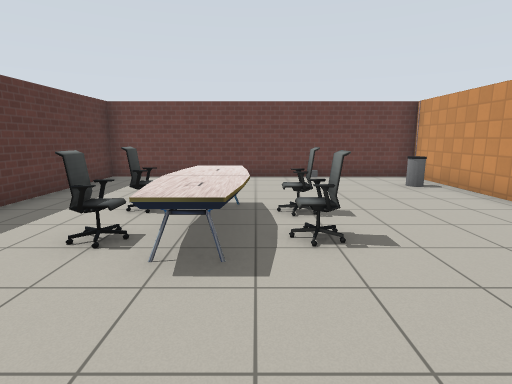
view 1 (above)

16 first-person views from a walk through a robot-simulator world made for Gazebo. The camera is 1.3 m above the floor, tilts 10° down and sees 80° across. The floor is counted in squares, 1 m on a side. Each view is taken from the middle of a square. On the plan, view 1 faces up. The plan holds only what a view shows up to about 14 squares ahead; the rest is blank. Simple patterns stand in for the simulator's built-in surfaces. Some stock models are drawn as simple stand-ins. Some surface patterns are stand-ins.

view 2
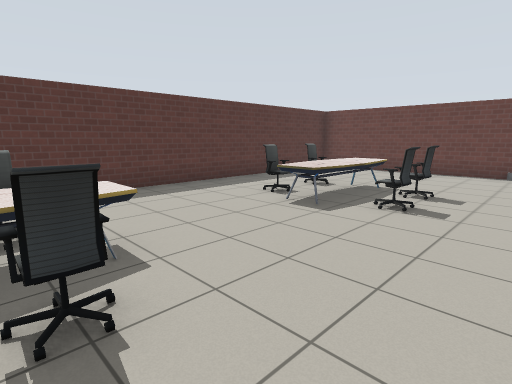

view 3
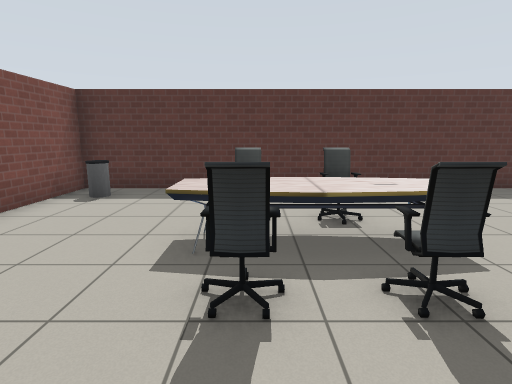

view 4
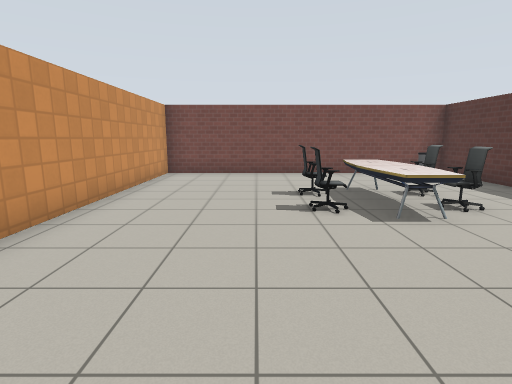

view 5
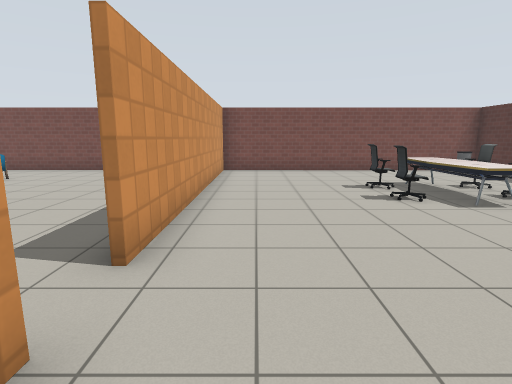

view 6
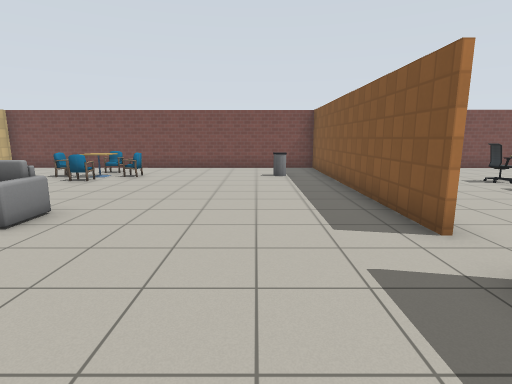

view 7
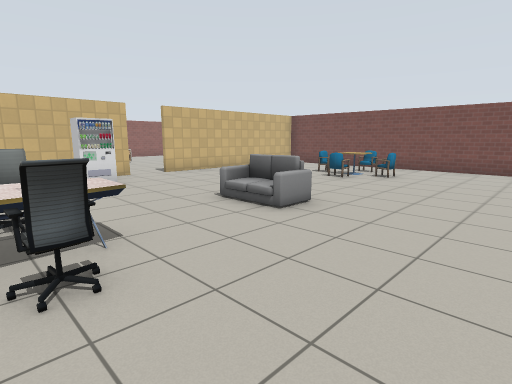

view 8
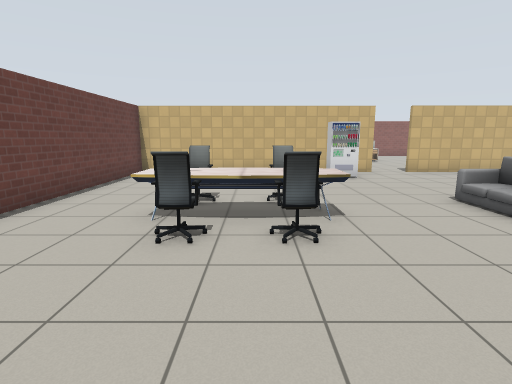

view 9
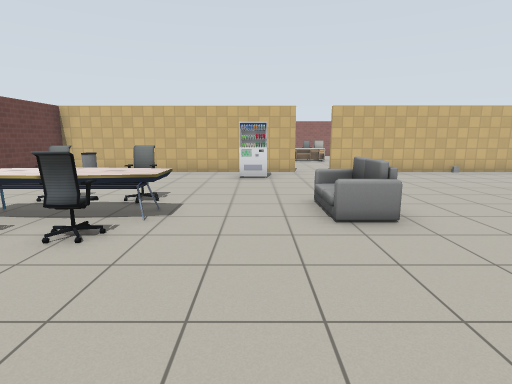

view 10
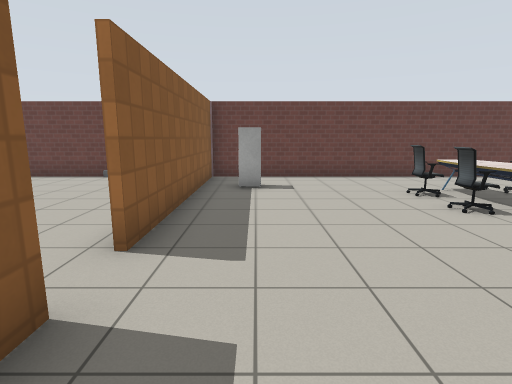

view 11
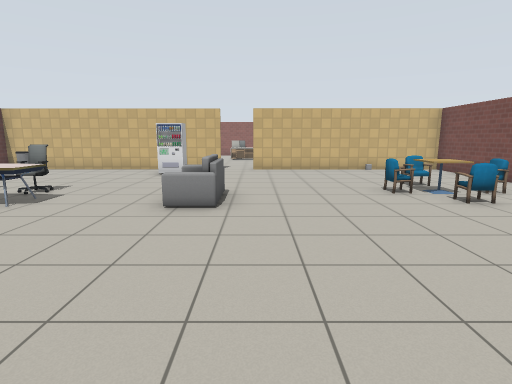

view 12
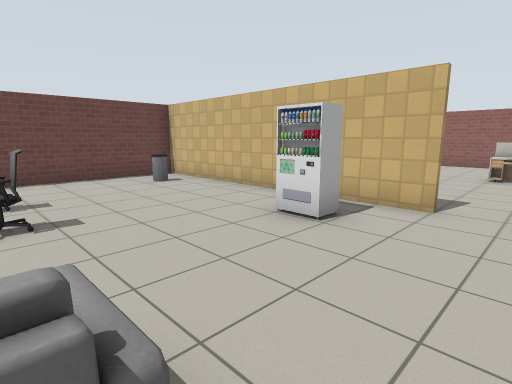

view 13
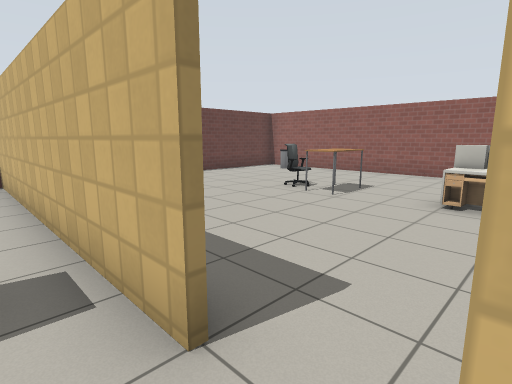

view 14
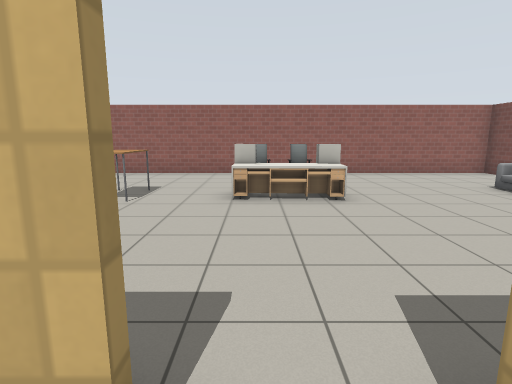

view 15
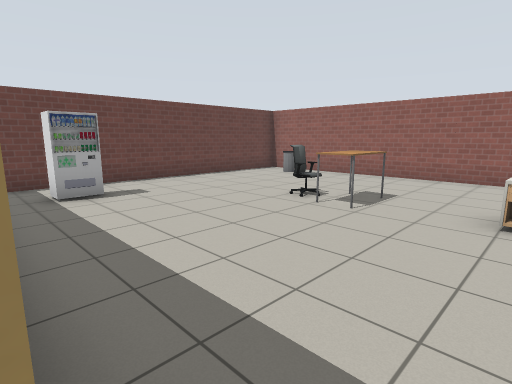

view 16
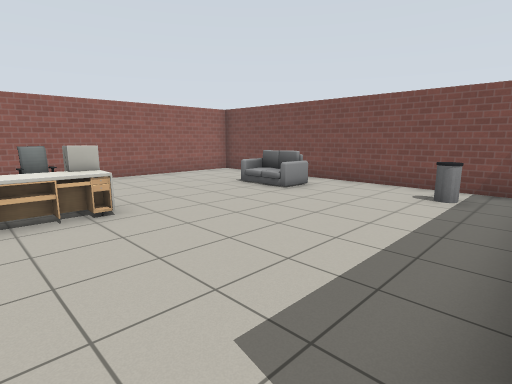

### Floor plan
Ten units are one square. View 1 is at (0, 0); x grows to the right and y downward. Boxes are objects, and circles mark ways between rooms. Rooms are numbered by the first view taken in them; rooms with no view inside come last. Other rooms are left out.
<svg viewBox="-54 -110 354 191">
<path fill="none" stroke="#000" d="M53 -63 53 -105M50 -104 -49 -104 -49 75 50 75M53 76 53 -21M55 -21 55 76M189 -14 189 -104 50 -104M189 46 189 -1M55 -104 55 -34M50 75 189 76 189 56M189 56 189 46M196 76 295 76 295 -104 199 -104"/>
<rect x="-45" y="65" width="10" height="10" fill="#bbb"><title>bin</title></rect>
<rect x="-25" y="25" width="10" height="10" fill="#bbb"><title>office chair</title></rect>
<rect x="-25" y="15" width="10" height="10" fill="#bbb"><title>office chair</title></rect>
<rect x="-25" y="-45" width="10" height="10" fill="#bbb"><title>office chair</title></rect>
<rect x="-25" y="-65" width="10" height="10" fill="#bbb"><title>office chair</title></rect>
<rect x="-15" y="5" width="20" height="40" fill="#bbb"><title>table</title></rect>
<rect x="-15" y="-65" width="20" height="40" fill="#bbb"><title>table</title></rect>
<rect x="-5" y="25" width="20" height="10" fill="#bbb"><title>office chair</title></rect>
<rect x="-5" y="15" width="20" height="10" fill="#bbb"><title>office chair</title></rect>
<rect x="5" y="-45" width="10" height="10" fill="#bbb"><title>office chair</title></rect>
<rect x="5" y="-55" width="10" height="10" fill="#bbb"><title>office chair</title></rect>
<rect x="15" y="-105" width="10" height="10" fill="#bbb"><title>other object</title></rect>
<rect x="35" y="-85" width="10" height="10" fill="#bbb"><title>bin</title></rect>
<rect x="65" y="45" width="10" height="10" fill="#bbb"><title>bin</title></rect>
<rect x="65" y="-85" width="10" height="10" fill="#bbb"><title>fridge</title></rect>
<rect x="105" y="-65" width="10" height="20" fill="#bbb"><title>office chair</title></rect>
<rect x="105" y="-75" width="10" height="10" fill="#bbb"><title>office chair</title></rect>
<rect x="115" y="45" width="10" height="10" fill="#bbb"><title>chair</title></rect>
<rect x="115" y="-25" width="20" height="20" fill="#bbb"><title>sofa</title></rect>
<rect x="115" y="-85" width="10" height="40" fill="#bbb"><title>table</title></rect>
<rect x="125" y="55" width="10" height="10" fill="#bbb"><title>chair</title></rect>
<rect x="125" y="45" width="10" height="10" fill="#bbb"><title>cafe table</title></rect>
<rect x="125" y="25" width="20" height="20" fill="#bbb"><title>chair</title></rect>
<rect x="125" y="-65" width="10" height="20" fill="#bbb"><title>office chair</title></rect>
<rect x="125" y="-75" width="10" height="10" fill="#bbb"><title>office chair</title></rect>
<rect x="135" y="35" width="20" height="20" fill="#bbb"><title>chair</title></rect>
<rect x="165" y="-35" width="10" height="10" fill="#bbb"><title>vending machine</title></rect>
<rect x="175" y="-95" width="10" height="10" fill="#bbb"><title>bin</title></rect>
<rect x="185" y="45" width="10" height="10" fill="#bbb"><title>other object</title></rect>
<rect x="205" y="55" width="10" height="10" fill="#bbb"><title>bin</title></rect>
<rect x="205" y="-95" width="10" height="20" fill="#bbb"><title>vending machine</title></rect>
<rect x="235" y="45" width="30" height="20" fill="#bbb"><title>sofa</title></rect>
<rect x="235" y="-45" width="20" height="10" fill="#bbb"><title>table</title></rect>
<rect x="245" y="-15" width="10" height="30" fill="#bbb"><title>table</title></rect>
<rect x="245" y="-55" width="10" height="10" fill="#bbb"><title>office chair</title></rect>
<rect x="255" y="-5" width="10" height="10" fill="#bbb"><title>office chair</title></rect>
<rect x="255" y="-15" width="10" height="10" fill="#bbb"><title>office chair</title></rect>
<rect x="275" y="-95" width="20" height="10" fill="#bbb"><title>bin</title></rect>
<circle cx="50" cy="-30" r="3" fill="#2a7"/>
<circle cx="190" cy="-10" r="3" fill="#2a7"/>
<text x="0" y="-20">1</text>
<text x="120" y="-20">2</text>
<text x="240" y="-10">3</text>
</svg>
Room 1 opens to room 2. Room 2 opens to room 3.

Where each view was taken, in squares from view 1:
view 1: 0 up, 0 right, facing up
view 2: 2 down, 3 right, facing up-left
view 3: 3 down, 3 right, facing left
view 4: 4 up, 2 right, facing down
view 5: 5 up, 4 right, facing down
view 6: 6 up, 8 right, facing down
view 7: 6 up, 8 right, facing down-right
view 8: 6 up, 7 right, facing right
view 9: 3 up, 7 right, facing right
view 10: 0 up, 7 right, facing up
view 11: 0 up, 6 right, facing right
view 12: 0 up, 13 right, facing up-right
view 13: 0 up, 18 right, facing up-right
view 14: 1 up, 18 right, facing right
view 15: 1 up, 19 right, facing up-right
view 16: 1 up, 19 right, facing down-right
